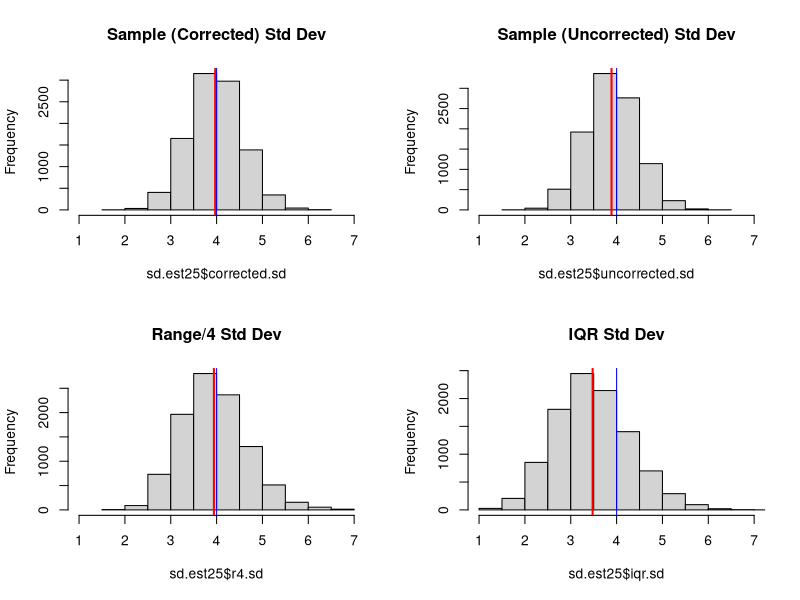

The R source for this figure: (Note: a time limit stopped this script after it produced the figure.)
## ---- chunk 1
knitr::opts_chunk$set(echo = TRUE)
## ---- chunk 2
# Generate 10,000 samples from a normal distribution of mean 20 and standard deviation 4
norm25.samples = replicate(10000, rnorm(25, mean = 20, sd = 4))

# Create function to calculate the population standard deviation since this is not a pre-built funciton in R (at least I could not find a function)

# I used a correction of the sample standard deviation since had trouble getting a correct value for the pop.sd without using a loop, wanted to knit as quickly as possible.
pop.sd = function(x){
  #return (sd(x) * sqrt(length(x-1) / length(x)))
    meanX = mean(x)
  sum = 0
  
  for(i in 1:(length(x))){
    sum = sum + (x[i] - meanX)^2
  }
  return (sqrt(sum / length(x)))
}
# Function for standard deviation using range/4
range.sd = function(x){
  return ((max(x) - min(x)) / 4)
}
# Function for standard deviation using IQR
iqRange.sd = function(x){
  q1 = quantile(x, probs = 0.25)
  q3 = quantile(x, probs = 0.75)
  return ((q3 - q1) / 2 * 1.36)
}

# Create function to calculate the mean and standard error for the standard deviation estimators
sd_estimator = function(norm25.samples){
  
  corrected.sd = apply(norm25.samples, 2, sd)
  uncorrected.sd = apply(norm25.samples, 2, pop.sd)
  r4.sd = apply(norm25.samples, 2, range.sd)
  iqr.sd = apply(norm25.samples, 2, iqRange.sd)
  
  return (as.data.frame(cbind(corrected.sd,uncorrected.sd,r4.sd,iqr.sd)))
  
}

sd.est25 = sd_estimator(norm25.samples)

par(mfrow=c(2,2))

hist(sd.est25$corrected.sd, main = "Sample (Corrected) Std Dev", xlim = c(1,7))
abline(v=mean(sd.est25$corrected.sd), col="red", lwd=2)
abline(v=4, col="blue")

hist(sd.est25$uncorrected.sd, main = "Sample (Uncorrected) Std Dev", xlim = c(1,7))
abline(v=mean(sd.est25$uncorrected.sd), col="red", lwd=2)
abline(v=4, col="blue")

hist(sd.est25$r4.sd, main = "Range/4 Std Dev", xlim = c(1,7))
abline(v=mean(sd.est25$r4.sd), col="red", lwd=2)
abline(v=4, col="blue")

hist(sd.est25$iqr.sd, main = "IQR Std Dev", xlim = c(1,7))
abline(v=mean(sd.est25$iqr.sd), col="red", lwd=2)
abline(v=4, col="blue")

## ---- chunk 3
# Generate 10,000 samples of n = 50, 100, 250 for normal distn mean = 20 and sd = 4
norm50.samples = replicate(10000, rnorm(50, mean = 20, sd = 4))
norm100.samples = replicate(10000, rnorm(100, mean = 20, sd = 4))
norm250.samples = replicate(10000, rnorm(250, mean = 20, sd = 4))

sd.est50 = sd_estimator(norm50.samples)
sd.est100 = sd_estimator(norm100.samples)
sd.est250 = sd_estimator(norm250.samples)



## ---- chunk 4
# T1 = 2(ybar)
t.one = function(vctr){
  return (2 * mean(vctr))
}
# T2 = 2 * median
t.two = function(vctr){
  return (2 * median(vctr))
}
# T3 = min + max
t.three = function(vctr){
  return (min(vctr) + max(vctr))
}

## ---- chunk 5
# storage matrices
boot1.interval = matrix(nr=500, nc=3)
smboot1.interval = matrix(nr=500, nc=3)

boot2.interval = matrix(nr=500, nc=3)
smboot2.interval = matrix(nr=500, nc=3)

boot3.interval = matrix(nr=500, nc=3)
smboot3.interval = matrix(nr=500, nc=3)

for (i in 1:500){
  uniform.sample = runif(50, min = 0, max = 20)
  boot.sample = replicate(10000, sample(uniform.sample, length(uniform.sample), replace = T))
  noise = replicate(10000, rnorm(50, mean = 0, sd = sd(uniform.sample) / sqrt(length(uniform.sample))))
  
  # Calculate T1 using both approaches
  boot1.max = apply(boot.sample, 2, t.one)
  boot1.interval[i,1] = quantile(boot1.max, probs = 0.025)
  boot1.interval[i,2] = quantile(boot1.max, probs = 0.975)
  boot1.interval[i,3] = ifelse(boot1.interval[i,1] <= 20 && boot1.interval[i,2] >= 20, 1, 0)
  
  smboot1.max = apply(boot.sample + noise, 2, t.one)
  smboot1.interval[i,1] = quantile(smboot1.max, probs = 0.025)
  smboot1.interval[i,2] = quantile(smboot1.max, probs = 0.975)
  smboot1.interval[i,3] = ifelse(smboot1.interval[i,1] <= 20 && smboot1.interval[i,2] >= 20, 1, 0)
  
  # Calculate T2 using both approaches
  boot2.max = apply(boot.sample, 2, t.two)
  boot2.interval[i,1] = quantile(boot2.max, probs = 0.025)
  boot2.interval[i,2] = quantile(boot2.max, probs = 0.975)
  boot2.interval[i,3] = ifelse(boot2.interval[i,1] <= 20 && boot2.interval[i,2] >= 20, 1, 0)
  
  smboot2.max = apply(boot.sample + noise, 2, t.two)
  smboot2.interval[i,1] = quantile(smboot2.max, probs = 0.025)
  smboot2.interval[i,2] = quantile(smboot2.max, probs = 0.975)
  smboot2.interval[i,3] = ifelse(smboot2.interval[i,1] <= 20 && smboot2.interval[i,2] >= 20, 1, 0)
  
  # Calculate T3 using both approaches
  boot3.max = apply(boot.sample, 2, t.three)
  boot3.interval[i,1] = quantile(boot3.max, probs = 0.025)
  boot3.interval[i,2] = quantile(boot3.max, probs = 0.975)
  boot3.interval[i,3] = ifelse(boot3.interval[i,1] <= 20 && boot3.interval[i,2] >= 20, 1, 0)
  
  smboot3.max = apply(boot.sample + noise, 2, t.three)
  smboot3.interval[i,1] = quantile(smboot3.max, probs = 0.025)
  smboot3.interval[i,2] = quantile(smboot3.max, probs = 0.975)
  smboot3.interval[i,3] = ifelse(smboot3.interval[i,1] <= 20 && smboot3.interval[i,2] >= 20, 1, 0)
  
}

## ---- chunk 6
bus.data = read.csv("waiting time.csv")
bus.data = as.matrix(bus.data)

bus.interval = matrix(nr=500, nc=3)

for(i in 1:500){
  bus.sample = replicate(10000, sample(bus.data, length(bus.data), replace = T))
  noise = replicate(10000, rnorm(50, mean = 0, sd = sd(bus.data) / sqrt(length(bus.data))))
  
  bus.max = apply(bus.sample + noise, 2, t.three)
  bus.interval[i,1] = quantile(bus.max, probs = 0.025)
  bus.interval[i,2] = quantile(bus.max, probs = 0.975)
  bus.interval[i,3] = ifelse(bus.interval[i,1] <= 20 && bus.interval[i,2] >= 20, 1, 0)
}

lowlim = mean(bus.interval[,1])
uplim = mean(bus.interval[,2])


## ---- chunk 7
bootstrap.cv = numeric(10000)
bootstrap.max = numeric(10000)
est.std.error = numeric(10000)

for(i in 1:10000){
  boot.bus.sample = sample(bus.data, length(bus.data), replace = T)
  bootstrap.max[i] = t.three(boot.bus.sample)
  
  # Standard Error of the max
  bootstrap.error = replicate(100, sample(boot.bus.sample, length(boot.bus.sample), replace = T))
  est.std.error[i] = sd(apply(bootstrap.error, 2, t.three))
  
  bootstrap.cv[i] = (bootstrap.max[i] - t.three(bus.data)) / est.std.error[i]
  
  
}

hist(bootstrap.cv)

lowlim2 = t.three(bus.data) - quantile(bootstrap.cv, probs = 0.975)*sd(bootstrap.max)
uplim2 = t.three(bus.data) - quantile(bootstrap.cv, probs = 0.025)*sd(bootstrap.max)



## ---- chunk 8

uniform.samples = replicate(10000, runif(50, 0, 20))

uniform.max = apply(uniform.samples, 2, max)

hist(uniform.max, main = "Sampling Distn of the Sample Maximum", xlab = "Sample Maximum")

abline(v=mean(uniform.max), col="blue", lwd=2)

sample.max = mean(uniform.max)
